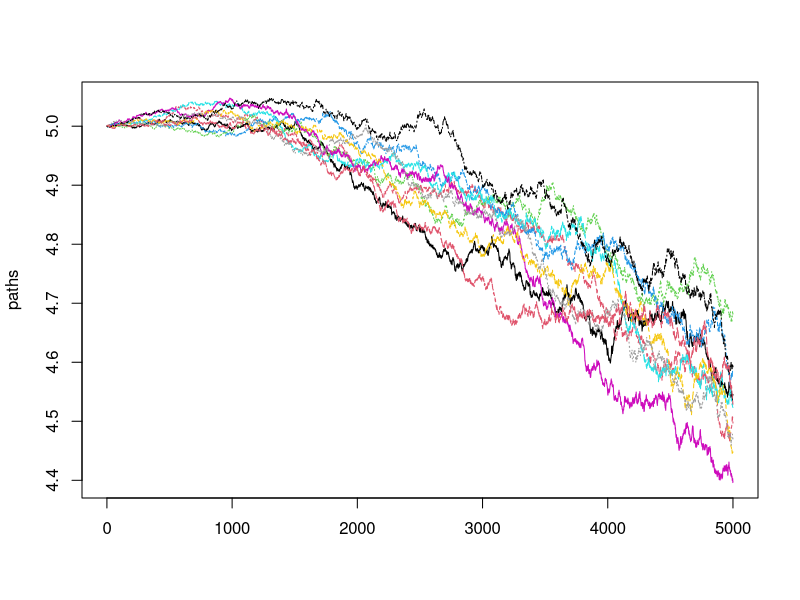

R code for this plot:
interval<-c(0,5)
n<-10
paths<-matrix(nrow=5000,ncol=10)
k<-5000

division<-(interval[2]-interval[1])/5000


mu<-function(x){
	return(0.0325 - 0.05*x)
}

sig<-function(x){
	return(0.012+0.0138*x+0.00125*(x^2))
}

for(i in 1:n){

	paths[1,i]=5

	for(j in 1:(k-1)){
		paths[j+1,i]<-paths[j,i]+ mu((j-1)*division)*division +
			 sig((j-1)*division)*sqrt(division)*rnorm(1)
	}
}

cat("Expected Value of w(2) : ",mean(paths[2000,]),"\n")
cat("Expected Value of w(5) : ",mean(paths[5000,]),"\n")

png("que3.png")
matplot(paths,col=1:10,type='l')
